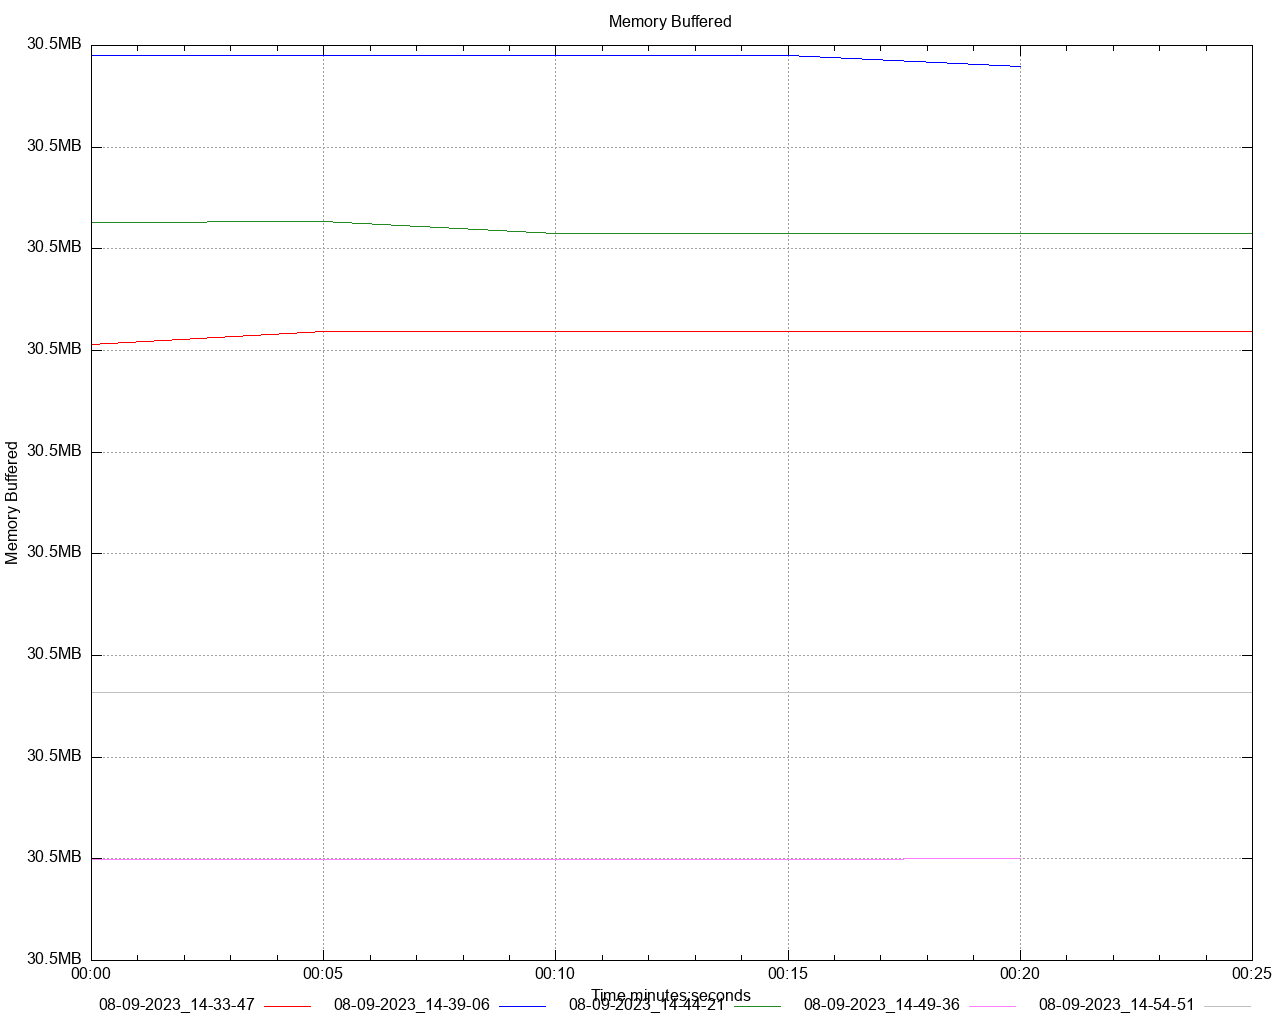

This chart was generated by the following gnuplot code:
set title 'Memory Buffered' noenhanced
set style data lines
set datafile separator ","
set terminal png size 1280,1024
set grid
set key below
set xdata time
set timefmt "%s"
offset = 0
t0(x)=(offset=($0==0) ? x : offset, x - offset)
set xlabel 'Time minutes:seconds'
set ylabel 'Memory Buffered'
set format y '%.1s%cB'
set output '/Users/gbarnett/git/hazelcast-simulator/atomiclong-3node-member/atomicreference/dstat/memory_buffered_A5.png'
plot \
   '/Users/gbarnett/git/hazelcast-simulator/atomiclong-3node-member/atomicreference/data/memory_buffered_A5_1.data' using (t0(timecolumn(1))):2 title "08-09-2023_14-33-47" noenhanced lt rgb "red", \
   '/Users/gbarnett/git/hazelcast-simulator/atomiclong-3node-member/atomicreference/data/memory_buffered_A5_2.data' using (t0(timecolumn(1))):2 title "08-09-2023_14-39-06" noenhanced lt rgb "blue", \
   '/Users/gbarnett/git/hazelcast-simulator/atomiclong-3node-member/atomicreference/data/memory_buffered_A5_3.data' using (t0(timecolumn(1))):2 title "08-09-2023_14-44-21" noenhanced lt rgb "forest-green", \
   '/Users/gbarnett/git/hazelcast-simulator/atomiclong-3node-member/atomicreference/data/memory_buffered_A5_4.data' using (t0(timecolumn(1))):2 title "08-09-2023_14-49-36" noenhanced lt rgb "orchid", \
   '/Users/gbarnett/git/hazelcast-simulator/atomiclong-3node-member/atomicreference/data/memory_buffered_A5_5.data' using (t0(timecolumn(1))):2 title "08-09-2023_14-54-51" noenhanced lt rgb "grey", \
